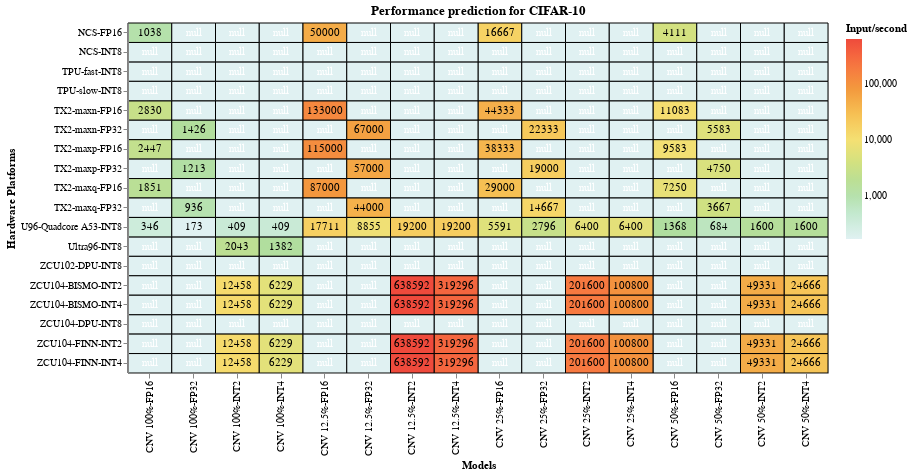

The cell this chart's notebook holds for it:
### Markdown cell above
The following heatmap shows the theoretical performance for the listed hardware platforms for CIFAR-10 classification. The metric used for the theoretical performance is input/second.
We observe that prunning along with quantization outputs some of the best performance results.

### Code cell
#hide_input
%run scripts/altair_plots.py  #run the heatmaps script
#load cifar10 dataset and plot it
heatmap(pd.read_csv("data/cleaned_csv/performance_prediction_cifar10.csv"), 'pink', 'Performance prediction for CIFAR-10')

### Figure 1 — Vega-Lite specification as saved in the notebook (floating-point values rounded to 4 significant figures; data arrays with more than 128 entries replaced by an {"elided": "..."} marker saying what was removed)
{"config": {"view": {"continuousWidth": 400, "continuousHeight": 300}}, "layer": [{"mark": {"type": "rect", "invalid": null, "stroke": "black", "strokeWidth": 1}, "encoding": {"color": {"type": "quantitative", "field": "values", "scale": {"scheme": "lightmulti", "type": "log"}, "title": "Input/second"}, "tooltip": [{"type": "quantitative", "field": "values", "title": "Input/sec"}, {"type": "nominal", "field": "x", "title": "Model"}, {"type": "nominal", "field": "y", "title": "Hardware Platform"}], "x": {"type": "ordinal", "field": "x", "title": "Models"}, "y": {"type": "ordinal", "field": "y", "title": "Hardware Platforms"}}, "height": 350, "selection": {"selector003": {"type": "single", "on": "mouseover", "nearest": true}}, "title": "Performance prediction for CIFAR-10", "width": 700}, {"mark": {"type": "text", "color": "white"}, "encoding": {"color": {"condition": {"value": "black", "test": "(datum.values > 1)"}, "value": "white"}, "text": {"type": "quantitative", "field": "values", "format": ".0f"}, "tooltip": [{"type": "quantitative", "field": "values", "format": ".0f", "title": "Input/sec"}, {"type": "nominal", "field": "x", "title": "Model"}, {"type": "nominal", "field": "y", "title": "Hardware Platform"}], "x": {"type": "ordinal", "field": "x", "title": "Models"}, "y": {"type": "ordinal", "field": "y", "title": "Hardware Platforms"}}}], "data": {"name": "data-e171d6336f8066b9f2438759011bb7aa"}, "$schema": "https://vega.github.io/schema/vega-lite/v4.0.2.json", "datasets": {"data-e171d6336f8066b9f2438759011bb7aa": {"elided": "288 records"}}}
